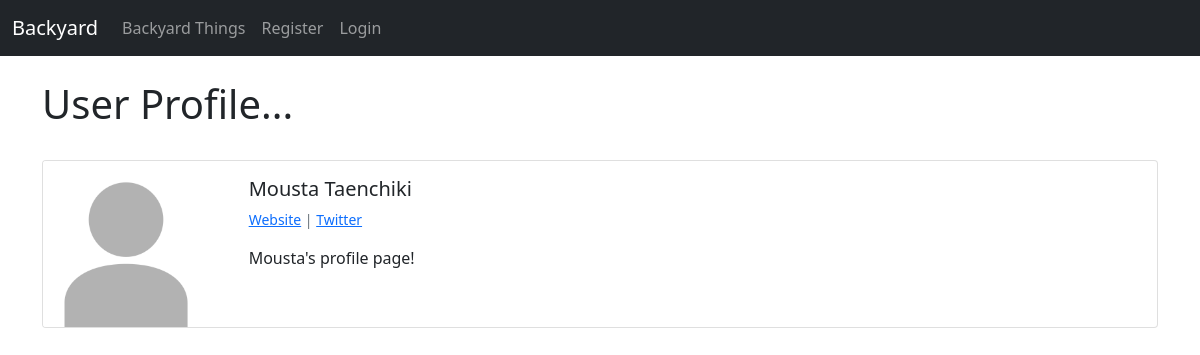
The page /members/3/profile/ on the database its author committed.
### blog/models.py (models this page shows, shortened)
class Profile(models.Model):
    user = models.OneToOneField(User, null=True, on_delete=models.CASCADE)
    bio = models.TextField()
    profile_pic = models.ImageField(null=True, blank=True, upload_to="images/profile/")
    website_url = models.CharField(max_length=255, null=True, blank=True)
    twitter_url = models.CharField(max_length=255, null=True, blank=True)
    instagram_url = models.CharField(max_length=255, null=True, blank=True)
    tiktok_url = models.CharField(max_length=255, null=True, blank=True)
    facebook_url = models.CharField(max_length=255, null=True, blank=True)

### members/views.py (the view)
# urls.py: path('<int:pk>/profile/', ShowProfilePageView.as_view(), name= 'show_profile_page'),
class ShowProfilePageView(DetailView):
    model = Profile
    template_name = 'registration/user_profile.html'
    def get_context_data(self, *args, **kwargs):
        context = super(ShowProfilePageView, self).get_context_data(*args, **kwargs)
        page_user = get_object_or_404(Profile, id=self.kwargs['pk'])
        context["page_user"] = page_user
        return context

### members/templates/registration/user_profile.html (shortened to what this page needs)
{% extends 'base.html' %}
{% load static %}
{% block content %}
<h1>User Profile...</h1>
<br/>
<div class="card mb-3">
  <div class="row no-gutters">
    <div class="col-md-2">
{% if page_user.profile_pic %}
      <img src="{{ page_user.profile_pic.url }}" class="card-img">
{% else %}
    <img src="{% static 'blog/images/default_image.png' %}" class="card-img">
{% endif %}
    </div>
    <div class="col-md-10">
      <div class="card-body">
        <h5 class="card-title">
            {{ page_user.user.first_name }}
            {{ page_user.user.last_name }}
        </h5>
<p class="small text-muted">
    {% if page_user.website_url %}
         <a href="{{ page_user.website_url }}">  Website</a>
    {% endif %}
    {% if page_user.twitter_url %}
        | <a href="{{ page_user.twitter_url }}">Twitter</a>
    {% endif %}
</p>
<p class="card-text">
            {{ page_user.bio }}
        </p>
      </div>
    </div>
  </div>
</div>
<br/><br/>
{% endblock %}

### rows shown on the page
Profile: user.first_name "Mousta", user.last_name "Taenchiki", bio "Mousta's profile page!"
